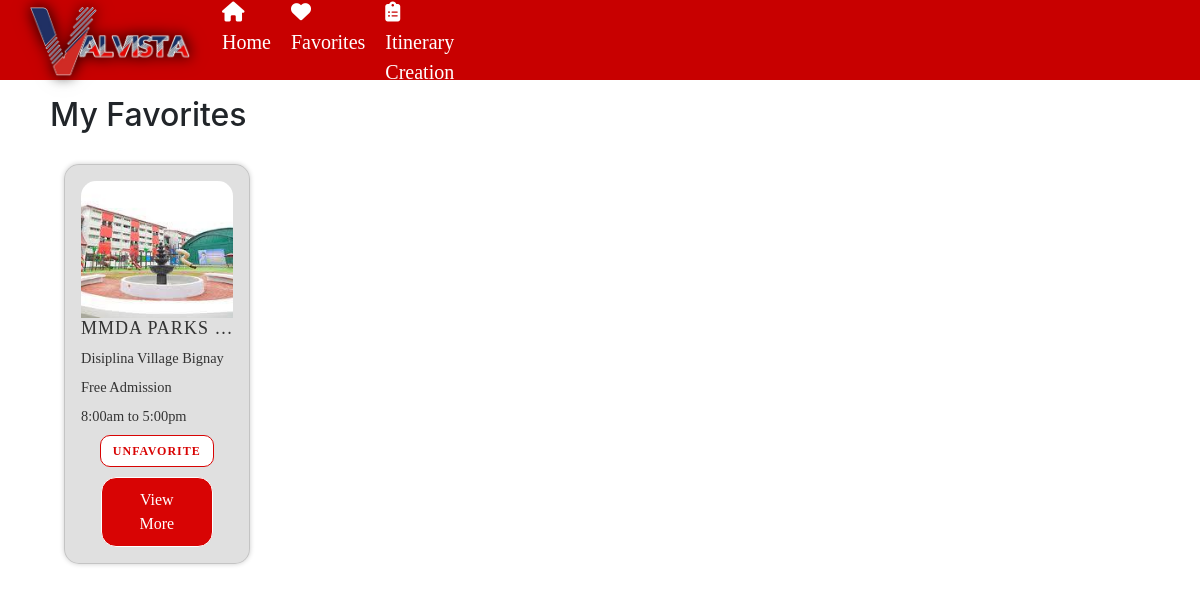
Before: /favorites/ (signed in) with the older database file.
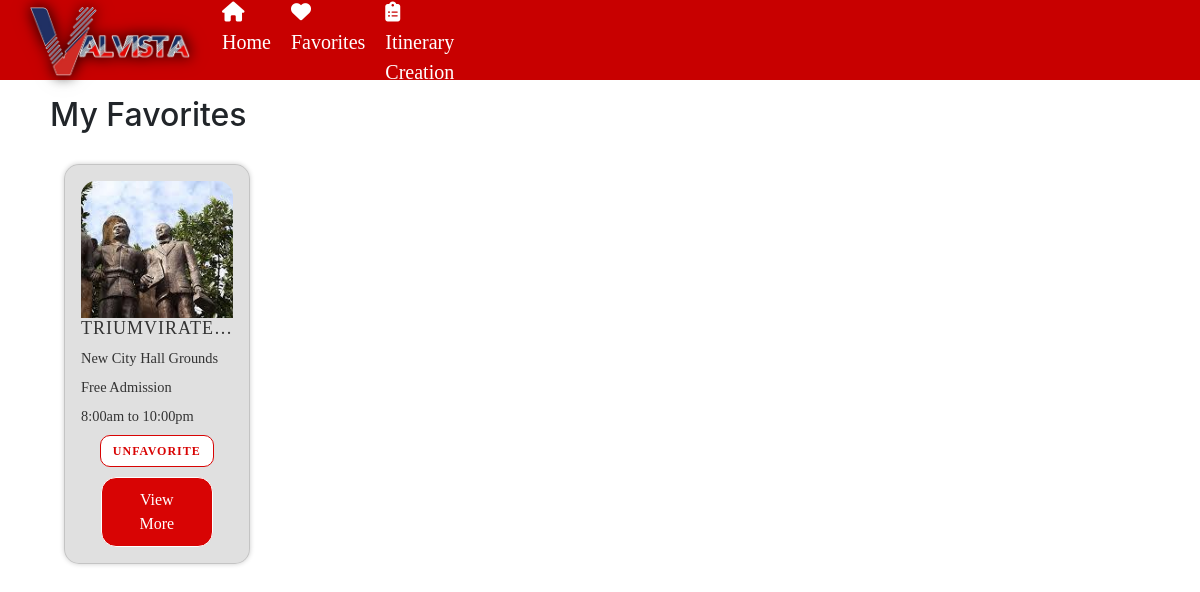
After: the same page with the newer database file.
### website/models.py (models this page shows, shortened)
class Favorite(models.Model):
    user = models.ForeignKey(User, on_delete=models.CASCADE)
    place = models.ForeignKey(Place, null=True, blank=True, on_delete=models.CASCADE)
    business = models.ForeignKey(Business, null=True, blank=True, on_delete=models.CASCADE)
    class Meta:
        unique_together = ('user', 'place', 'business')

class Place(models.Model):
        COST_CHOICES = [
        ('0','0'),
        ('1-200','1-200'),
        ('201-500','201-500'),
        ('501+','501+'),
        ]
        name = models.CharField (max_length=100)
        location = models.CharField (max_length=100)
        description = models.CharField (max_length=1000)
        categories = models.ManyToManyField('Category', related_name='places')
        time = models.CharField (max_length=20)
        timeclose = models.CharField (max_length=20)
        cost = models.CharField(max_length=100, blank=True,null=True,choices= COST_CHOICES)
        photo = models.ManyToManyField(PlaceMedia,related_name='places',blank=True)
        thumbnail = models.ImageField(upload_to="media")
        archived = models.BooleanField(default=False)
        map = models.CharField(max_length=2000,blank=True,null=True)
        promos = models.ImageField(upload_to="media",blank=True,null=True)
        announcement = models.TextField(max_length=5000, blank=True,null=True)

### website/views.py (the view)
# urls.py: path('favorites/', views.favorite_list, name='favorite_list'),
def favorite_list(request):
    favorites = Favorite.objects.filter(user=request.user)
    return render(request, 'favorite.html', {'favorites': favorites})

### website/templates/favorite.html (shortened to what this page needs)
<!DOCTYPE html>
 <html>
 <head>
    <link rel="stylesheet" href="https://cdn.jsdelivr.net/npm/bootstrap@5.2.3/dist/css/bootstrap.min.css">
    <link rel="stylesheet" href="https://cdnjs.cloudflare.com/ajax/libs/font-awesome/6.5.1/css/all.min.css">
    <link rel="stylesheet" href="https://cdnjs.cloudflare.com/ajax/libs/font-awesome/4.7.0/css/font-awesome.min.css">
    <link rel="stylesheet" href="https://cdnjs.cloudflare.com/ajax/libs/twitter-bootstrap/4.1.3/css/bootstrap.min.css">
    <link href="https://cdn.jsdelivr.net/npm/remixicon@2.5.0/fonts/remixicon.css" rel="stylesheet">
      {% load static %}
	  <link rel="stylesheet" href="{% static 'favoritos.css' %}">
 </head>
 <header>
    <nav>
        <div class="logo">
            <a href="{%url 'home' %}"><img class="logo"src ="..\media\media\valvista logo.png" alt="logo"></a>
        </div>
        <ul class="nav-links">
            <li><a href="{%url 'home' %}"><i class="fa-solid fa-house"></i> Home</a></li>
            {% if user.is_authenticated%}
            {% if not user.is_Business and not business.approval%}
            <li><a href="{%url 'favorite_list' %}"><i class="fa-solid fa-heart"></i> Favorites</a></li>
            {%else%}
            <li><a ></i></a></li>
            {%endif%}
            {%endif%}
			{% if user.is_authenticated%}
            {% if not user.is_Business and not business.approval%}
            <li><a href="{%url 'itinerary' %}"><i class="fa-solid fa-clipboard-list"></i> Itinerary Creation</a></li>
			{%else%}
            <li><a ></i></a></li>
            {%endif%}
            {%endif%}
        </ul>
    </nav>
</header>
<br><br><br><br>
<h2  style="margin-left: 50px;">My Favorites</h2>
<ul style="margin-top: -60px;">
    <div class="row row-cols-1 row-cols-md-5 g-4 py-5">
  {% for favorite in favorites %}
    {% if favorite.place %}
    {% if not favorite.place.archived %}
      <li>
        <div class="card">
            <img
                class="card__background"
                src="{{ favorite.place.thumbnail.url }}"
            />
            <div class="card__content | flow">
                <div class="card__content--container | flow">
                    <h2 class="card__title">{{ favorite.place.name }}</h2>
                    <p class="card__description">{{ favorite.place.location }}</p>
                    <p class="card__description">
                        {% if favorite.place.cost == '0' %}
                            Free Admission
                        {% else %}
                            {{ favorite.place.cost }}
                        {% endif %}
                    </p>
                    <p class="card__description">{{ favorite.place.time }} to {{ favorite.place.timeclose }}</p>
                    <form method="post" action="{% url 'add_favorite_place' favorite.place.id %}">
                        <button type="submit" class="unfavorite-button">Unfavorite</button>
                    </form>
                </div>
                <button class="card__button" onclick="redirectToPlace('{{ favorite.place.id }}')">View More</button>
            </div>
        </div>
      </li>
    {% endif %}
    {% endif %}
  {% endfor %}
</div>
</ul>
 </body>
 </html>

### website/static/favoritos.css (style rules this page uses)
* { margin: 0; padding: 0; box-sizing: border-box; font-family: Franklin Gothic; }
nav { padding: 20px 30px; display: flex; align-items: center; background: #c80000; position: fixed; width: 100%; height: 80px; top: 0; left: 0; z-index: 1100; }
ul { list-style-type: none; }
.logo { margin-top: 1px; height: 70px; width: 160px; filter: drop-shadow(0 0 7px rgba(0, 0, 0, 0.5)); }
nav ul { display: flex; margin-top: 20px; margin-right: 30px; gap: 20px; z-index: 1; }
nav ul li a { text-decoration: none; color: #fff; font-size: 20px; transition: color 0.3s ease; display: inline-block; }
html { scroll-behavior: smooth; }
.row { display: flex; flex-wrap: wrap; gap: 0; margin: 0 auto; max-width: 100vw; padding: 0 10px; }
.card { flex: 1 1 calc(33.333% - 20px); margin: 10px; padding: 1rem; background: rgba(221, 221, 221, 0.9); border-radius: 15px; box-shadow: 0 0 5px rgba(0, 0, 0, 0.2); transition: transform 0.3s, box-shadow 0.3s; display: flex; flex-direction: column; justify-content: space-between; min-height: 400px; max-height: 400px; overflow: hidden; backdrop-filter: blur(10px); }
.card img { width: 100%; height: 150px; object-fit: cover; border-top-left-radius: 15px; border-top-right-radius: 15px; }
.card__title { font-size: clamp(16px, 1.5vw, 24px); margin-bottom: 10px; color: #333333; text-align: center; text-transform: uppercase; letter-spacing: 1px; overflow: hidden; white-space: nowrap; text-overflow: ellipsis; }
.card__description { font-size: clamp(12px, 1.2vw, 16px); color: #333333; margin-bottom: 10px; line-height: 1.3; max-height: 4em; overflow: hidden; text-overflow: ellipsis; white-space: nowrap; }
.card__button { background-color: #d80404; border: 1px solid #fff; color: #fff; padding: 10px 20px; border-radius: 15px; cursor: pointer; transition: background-color 0.3s, color 0.3s, transform 0.3s, box-shadow 0.3s; display: block; margin-top: auto; width: calc(100% - 40px); margin: 0 auto; }
.unfavorite-button { background-color: #ffffff; color: #d80404; border: 1px solid #d80404; padding: 6px 12px; border-radius: 10px; cursor: pointer; font-size: 12px; font-weight: bold; text-transform: uppercase; letter-spacing: 1px; margin: 10px auto; display: block; }

Changed rows visible on the page:
removed Favorite: place.thumbnail (picture), place.name "MMDA PARKS…", place.location "Disiplina Village Bignay", shows "Free Admission", place.time "8:00am", place.timeclose "5:00pm"
added Favorite: place.thumbnail (picture), place.name "TRIUMVIRAT…", place.location "New City Hall Grounds", shows "Free Admission", place.time "8:00am", place.timeclose "10:00pm"
